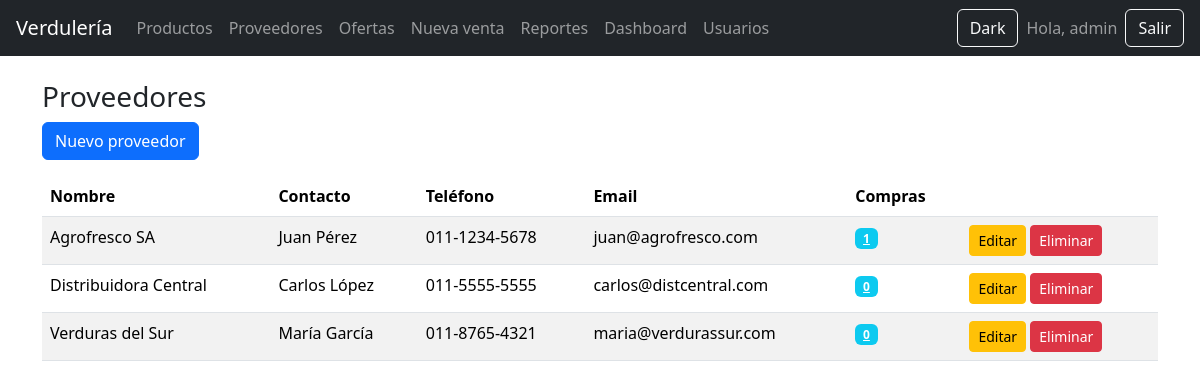
The app's page /proveedores/ (signed in) with its own data.
### tables this page shows
CREATE TABLE proveedores (
        id INTEGER PRIMARY KEY AUTOINCREMENT,
        nombre TEXT NOT NULL UNIQUE,
        contacto TEXT,
        telefono TEXT,
        email TEXT
    );

### app/routes/proveedores.py (the view)
@proveedores_bp.route("/")
@login_required
def lista():
    db = get_db()
    proveedores = db.execute("""
        SELECT
            p.id,
            p.nombre,
            p.contacto,
            p.telefono,
            p.email,
            COUNT(i.id) as total_compras
        FROM proveedores p
        LEFT JOIN ingresos_stock i ON p.id = i.proveedor_id
        GROUP BY p.id
        ORDER BY p.nombre
    """).fetchall()
    return render_template("proveedores/lista.html", proveedores=proveedores)

### app/__init__.py (called while the page is built)
def create_app():
    app = Flask(__name__)
    app.secret_key = "clave-super-secreta"
    app.register_blueprint(auth_bp)
    app.register_blueprint(productos_bp)
    app.register_blueprint(ventas_bp)
    app.register_blueprint(reportes_bp)
    app.register_blueprint(admin_bp)
    app.register_blueprint(usuarios_bp)
    app.register_blueprint(proveedores_bp)
    app.register_blueprint(ofertas_bp)
    @app.route("/")
    def index():
        return render_template("index.html")
    @app.teardown_appcontext
    def teardown_db(exception):
        close_db()
    return app

### db.py (called while the page is built)
def get_db():
    if "db" not in g:
        g.db = sqlite3.connect(DB_NAME)
        g.db.row_factory = sqlite3.Row
    return g.db

### app/templates/proveedores/lista.html
{% extends "base.html" %}
{% block contenido %}
<h3>Proveedores</h3>
<a href="/proveedores/nuevo" class="btn btn-primary mb-3">Nuevo proveedor</a>
<table class="table table-striped">
<thead>
<tr>
    <th>Nombre</th>
    <th>Contacto</th>
    <th>Teléfono</th>
    <th>Email</th>
    <th>Compras</th>
    <th></th>
</tr>
</thead>
<tbody>
{% for p in proveedores %}
<tr>
    <td>{{ p.nombre }}</td>
    <td>{{ p.contacto or "-" }}</td>
    <td>{{ p.telefono or "-" }}</td>
    <td>{{ p.email or "-" }}</td>
    <td>
        <a href="/proveedores/{{ p.id }}/ingresos" class="badge bg-info">
            {{ p.total_compras }}
        </a>
    </td>
    <td>
        <a class="btn btn-sm btn-warning" href="/proveedores/editar/{{ p.id }}">Editar</a>
        <a class="btn btn-sm btn-danger" href="/proveedores/delete/{{ p.id }}">Eliminar</a>
    </td>
</tr>
{% endfor %}
</tbody>
</table>
{% endblock %}

### records on screen
proveedores: nombre "Agrofresco SA", contacto "Juan Pérez", telefono "011-1234-5678", email "juan@agrofresco.com", total_compras "1"
proveedores: nombre "Distribuidora Central", contacto "Carlos López", telefono "011-5555-5555", email "carlos@distcentral.com", total_compras "0"
proveedores: nombre "Verduras del Sur", contacto "María García", telefono "011-8765-4321", email "maria@verdurassur.com", total_compras "0"

### other values on screen
{{ session.username }} "admin"
